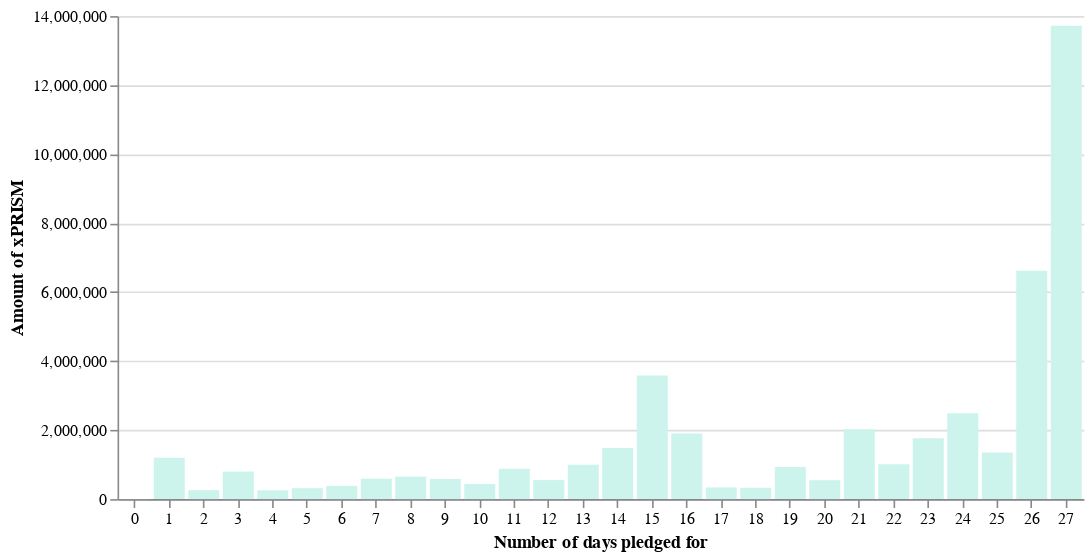

Here is the notebook cell this chart was saved with:
### Code cell
cp.xprisms_days_pledged(dp.amps)

### Figure 1 — Vega-Lite specification as saved in the notebook (floating-point values rounded to 4 significant figures)
{"config": {"view": {"continuousWidth": 400, "continuousHeight": 300, "strokeOpacity": 0}, "mark": {"color": "#ccf4ed"}}, "data": {"name": "data-00052355cd45352de21aaf2d4a4da98a"}, "mark": "bar", "encoding": {"tooltip": [{"field": "Number of days pledged for", "type": "quantitative"}, {"field": "Amount of xPRISM", "type": "nominal"}], "x": {"axis": {"labelAngle": 0, "tickBand": "center", "tickCount": 10}, "field": "Number of days pledged for", "scale": {"domain": [0, 1, 2, 3, 4, 5, 6, 7, 8, 9, 10, 11, 12, 13, 14, 15, 16, 17, 18, 19, 20, 21, 22, 23, 24, 25, 26, 27]}, "type": "nominal"}, "y": {"field": "Amount of xPRISM ", "type": "quantitative"}}, "width": 600, "$schema": "https://vega.github.io/schema/vega-lite/v4.17.0.json", "datasets": {"data-00052355cd45352de21aaf2d4a4da98a": [{"Number of days pledged for": 0, "Amount of xPRISM ": 2317.0, "Amount of xPRISM": "0.0M"}, {"Number of days pledged for": 1, "Amount of xPRISM ": 1196000.0, "Amount of xPRISM": "1.2M"}, {"Number of days pledged for": 2, "Amount of xPRISM ": 261600.0, "Amount of xPRISM": "0.26M"}, {"Number of days pledged for": 3, "Amount of xPRISM ": 799900.0, "Amount of xPRISM": "0.8M"}, {"Number of days pledged for": 4, "Amount of xPRISM ": 255200.0, "Amount of xPRISM": "0.26M"}, {"Number of days pledged for": 5, "Amount of xPRISM ": 314800.0, "Amount of xPRISM": "0.31M"}, {"Number of days pledged for": 6, "Amount of xPRISM ": 383500.0, "Amount of xPRISM": "0.38M"}, {"Number of days pledged for": 7, "Amount of xPRISM ": 592300.0, "Amount of xPRISM": "0.59M"}, {"Number of days pledged for": 8, "Amount of xPRISM ": 652800.0, "Amount of xPRISM": "0.65M"}, {"Number of days pledged for": 9, "Amount of xPRISM ": 583700.0, "Amount of xPRISM": "0.58M"}, {"Number of days pledged for": 10, "Amount of xPRISM ": 440400.0, "Amount of xPRISM": "0.44M"}, {"Number of days pledged for": 11, "Amount of xPRISM ": 879800.0, "Amount of xPRISM": "0.88M"}, {"Number of days pledged for": 12, "Amount of xPRISM ": 550700.0, "Amount of xPRISM": "0.55M"}, {"Number of days pledged for": 13, "Amount of xPRISM ": 997200.0, "Amount of xPRISM": "1.0M"}, {"Number of days pledged for": 14, "Amount of xPRISM ": 1479000.0, "Amount of xPRISM": "1.48M"}, {"Number of days pledged for": 15, "Amount of xPRISM ": 3582000.0, "Amount of xPRISM": "3.58M"}, {"Number of days pledged for": 16, "Amount of xPRISM ": 1904000.0, "Amount of xPRISM": "1.9M"}, {"Number of days pledged for": 17, "Amount of xPRISM ": 338100.0, "Amount of xPRISM": "0.34M"}, {"Number of days pledged for": 18, "Amount of xPRISM ": 329400.0, "Amount of xPRISM": "0.33M"}, {"Number of days pledged for": 19, "Amount of xPRISM ": 927400.0, "Amount of xPRISM": "0.93M"}, {"Number of days pledged for": 20, "Amount of xPRISM ": 546900.0, "Amount of xPRISM": "0.55M"}, {"Number of days pledged for": 21, "Amount of xPRISM ": 2022000.0, "Amount of xPRISM": "2.02M"}, {"Number of days pledged for": 22, "Amount of xPRISM ": 1014000.0, "Amount of xPRISM": "1.01M"}, {"Number of days pledged for": 23, "Amount of xPRISM ": 1762000.0, "Amount of xPRISM": "1.76M"}, {"Number of days pledged for": 24, "Amount of xPRISM ": 2488000.0, "Amount of xPRISM": "2.49M"}, {"Number of days pledged for": 25, "Amount of xPRISM ": 1349000.0, "Amount of xPRISM": "1.35M"}, {"Number of days pledged for": 26, "Amount of xPRISM ": 6619000.0, "Amount of xPRISM": "6.62M"}, {"Number of days pledged for": 27, "Amount of xPRISM ": 13720000.0, "Amount of xPRISM": "13.72M"}]}}
